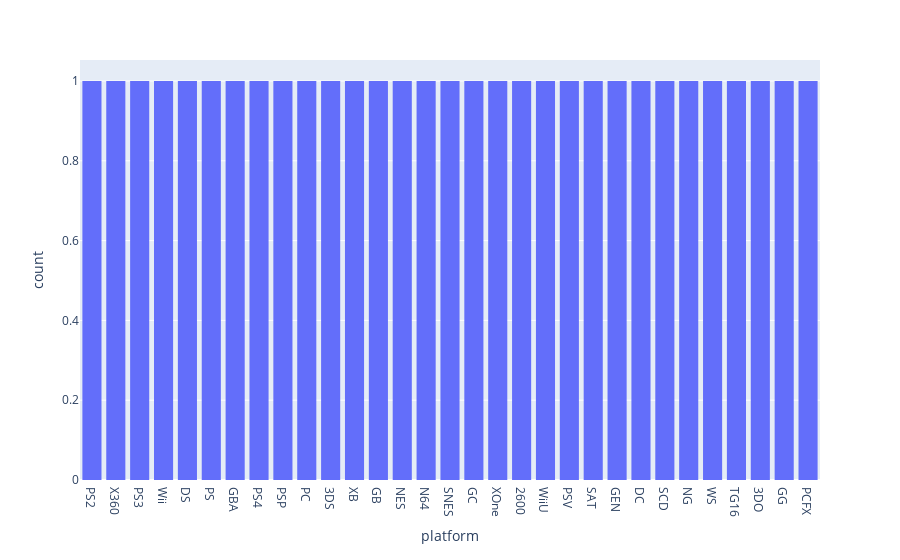

Here is the notebook cell this chart was saved with:
### Markdown cell above
## 3.2 Variacion de ventas de una plataforma a otra.

### Code cell
display(games_df)
console_sales = games_df.groupby(['platform'])['total_sales'].sum().reset_index().sort_values(by='total_sales', ascending=False)

display(console_sales)

sales_table = px.histogram(console_sales, x='platform')
sales_table.show()

### Figure 1 — Plotly figure (JSON) as saved in the notebook; plotly's stock layout.template omitted (floating-point values rounded to 4 significant figures)
{"data": [{"alignmentgroup": "True", "bingroup": "x", "hovertemplate": "platform=%{x}<br>count=%{y}<extra></extra>", "legendgroup": "", "marker": {"color": "#636efa", "pattern": {"shape": ""}}, "name": "", "offsetgroup": "", "orientation": "v", "showlegend": false, "type": "histogram", "x": ["PS2", "X360", "PS3", "Wii", "DS", "PS", "GBA", "PS4", "PSP", "PC", "3DS", "XB", "GB", "NES", "N64", "SNES", "GC", "XOne", "2600", "WiiU", "PSV", "SAT", "GEN", "DC", "SCD", "NG", "WS", "TG16", "3DO", "GG", "PCFX"], "xaxis": "x", "yaxis": "y"}], "layout": {"barmode": "relative", "legend": {"tracegroupgap": 0}, "margin": {"t": 60}, "xaxis": {"anchor": "y", "domain": [0, 1], "title": {"text": "platform"}}, "yaxis": {"anchor": "x", "domain": [0, 1], "title": {"text": "count"}}}}
